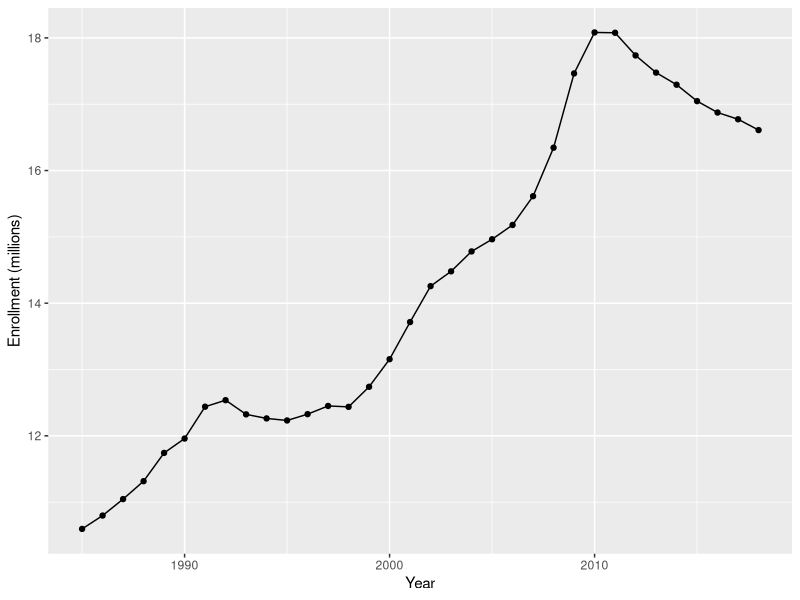
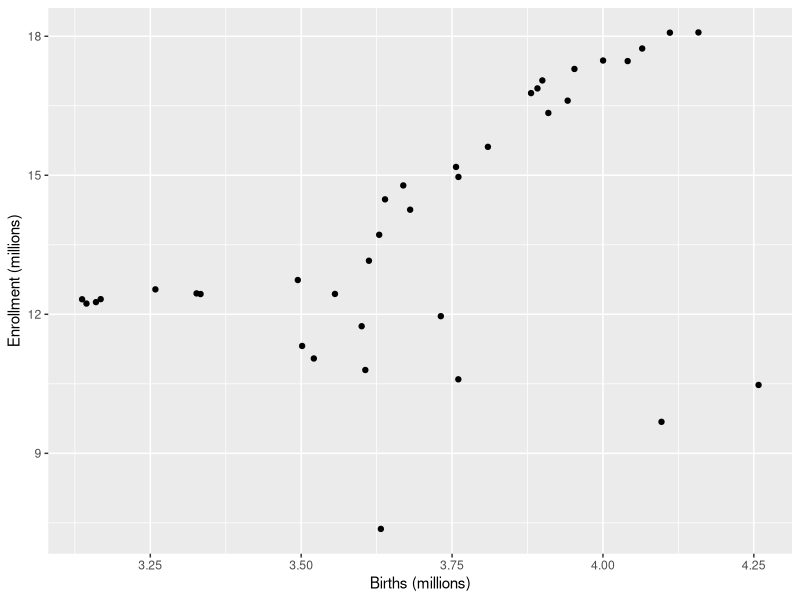
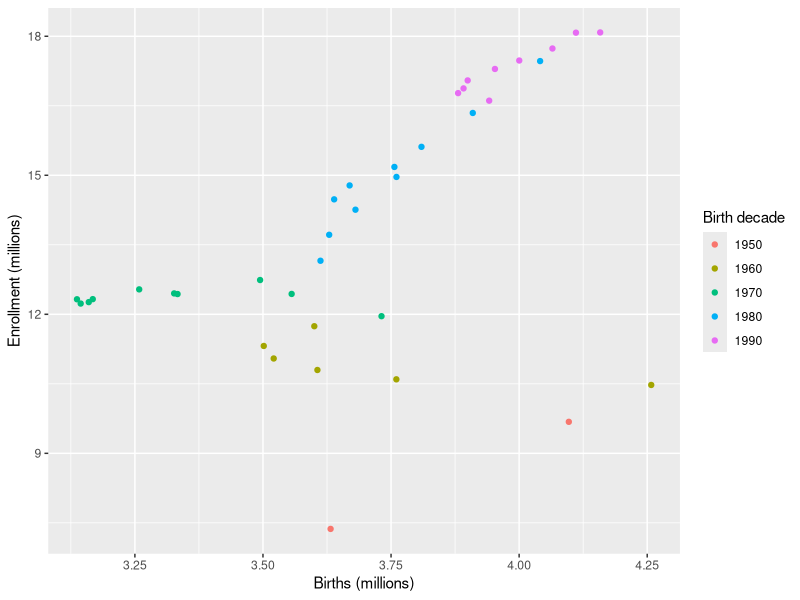
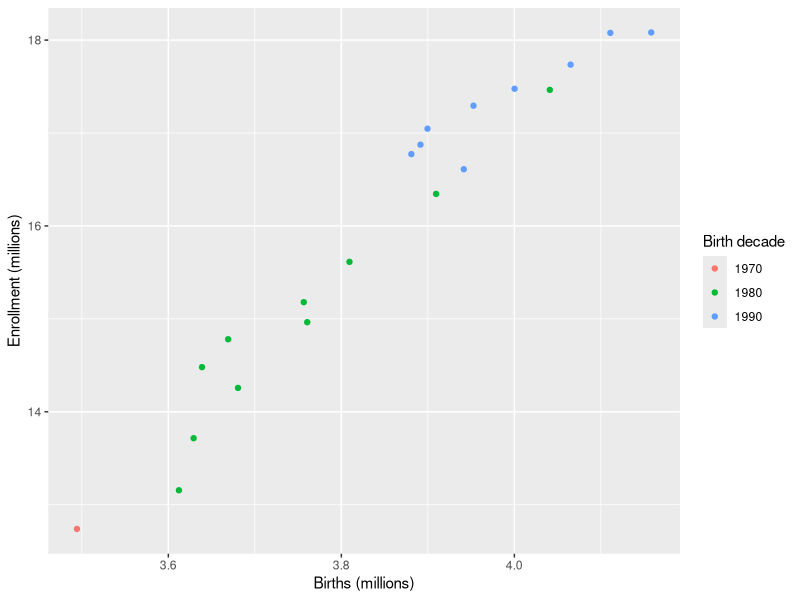
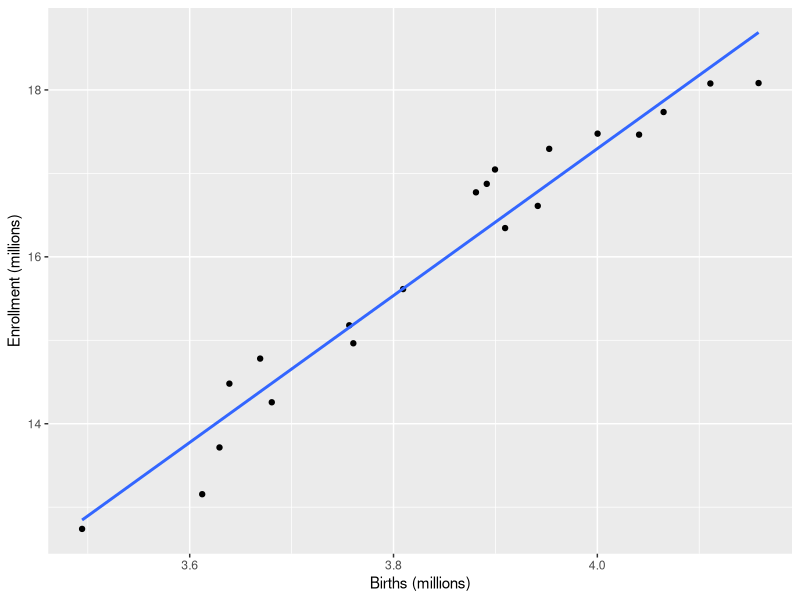
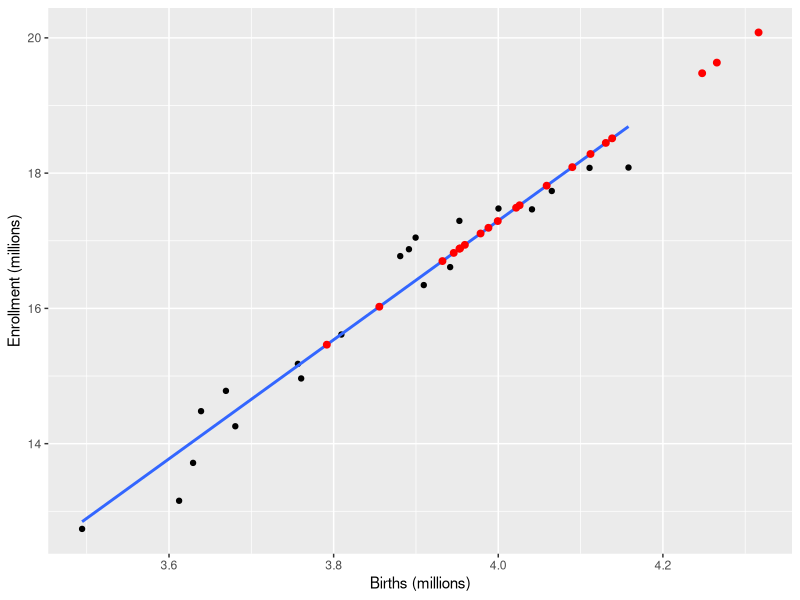
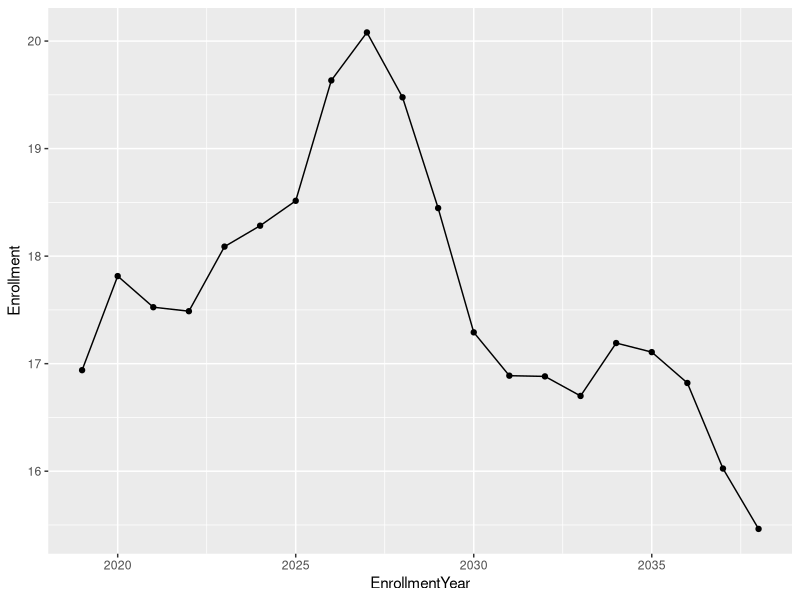
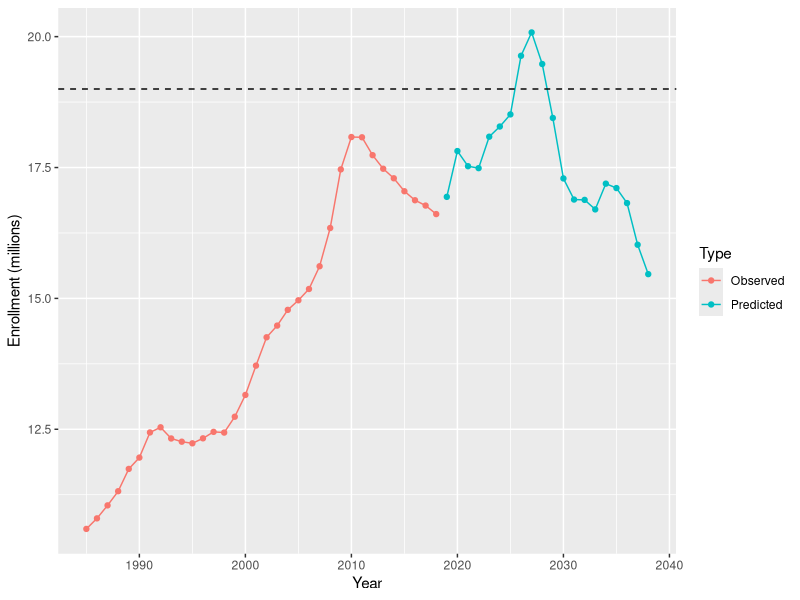

Recreate these plots in R, in order.
library(tidyverse)

enroll <- read_csv("datasets/enrollment.csv")
enroll <- enroll %>% mutate( Births = Births / 1000000, Enrollment = Enrollment / 1000000)
trend <- enroll %>% filter(EnrollmentYear > 1980 & EnrollmentYear < 2019)
ggplot(trend,aes(EnrollmentYear,Enrollment)) + geom_line() + geom_point() + xlab("Year") + ylab("Enrollment (millions)")
#ggsave("../images/annual_enrollments.png",device="png")

train <- enroll %>% filter( BirthYear < 1999)
ggplot(train, aes(Births,Enrollment))+geom_point()+xlab("Births (millions)")+ylab("Enrollment (millions)")
#ggsave("../images/enrollment_births.png",device="png")
 
train <- train %>% mutate(BirthDecade = BirthYear - BirthYear %% 10 )
train$BirthDecade <- factor(train$BirthDecade)
ggplot(train, aes(Births,Enrollment,color=BirthDecade))+geom_point()+xlab("Births (millions)")+ylab("Enrollment (millions)")+labs(color="Birth decade")
#ggsave("../images/enrollment_births_decade.png",device="png")

train <- train %>% filter(BirthYear > 1978)
ggplot(train, aes(Births,Enrollment,color=BirthDecade))+geom_point()+xlab("Births (millions)")+ylab("Enrollment (millions)")+labs(color="Birth decade")
#ggsave("../images/enrollment_births_80s.png",device="png")

cor(train$Births,train$Enrollment)
 
ggplot(train, aes(Births,Enrollment))+geom_point()+geom_smooth(method="lm",se=F)+xlab("Births (millions)")+ylab("Enrollment (millions)")
#ggsave("../images/enrollment_births_lm.png",device="png")
 
eb.fit <- lm(Enrollment ~ Births, data = train )
summary(eb.fit)
confint(eb.fit)

new <- enroll %>% filter(BirthYear > 1998) %>% select(BirthYear, Births, EnrollmentYear)
predictions <- predict(eb.fit,new,interval="prediction")
predictions <- data.frame( new, Enrollment = predictions[,1], Lower = predictions[,2], Upper = predictions[,3])
g <- ggplot(train, aes(Births,Enrollment))+geom_point()+geom_smooth(method="lm",se=F)
g + geom_point(data=predictions,mapping=aes(Births,y=Enrollment),color="red",size=2)+xlab("Births (millions)")+ylab("Enrollment (millions)")
#ggsave("../images/predicted_enrollments.png",device="png")

predictions %>% filter(Enrollment > 19)

predictions

ggplot(predictions,aes(EnrollmentYear,Enrollment))+geom_point()+geom_line()

predictions <- predictions %>% select(BirthYear:Enrollment) %>% mutate( Type = "Predicted") 
trend <- trend %>% mutate( Type = "Observed")
combined <- rbind(trend,predictions)
ggplot(combined, aes(EnrollmentYear,Enrollment,color=Type))+geom_point()+geom_line()+geom_hline(yintercept=19,linetype="dashed")+xlab("Year")+ylab("Enrollment (millions)")
#ggsave("../images/combined_enrollments.png",device="png")
